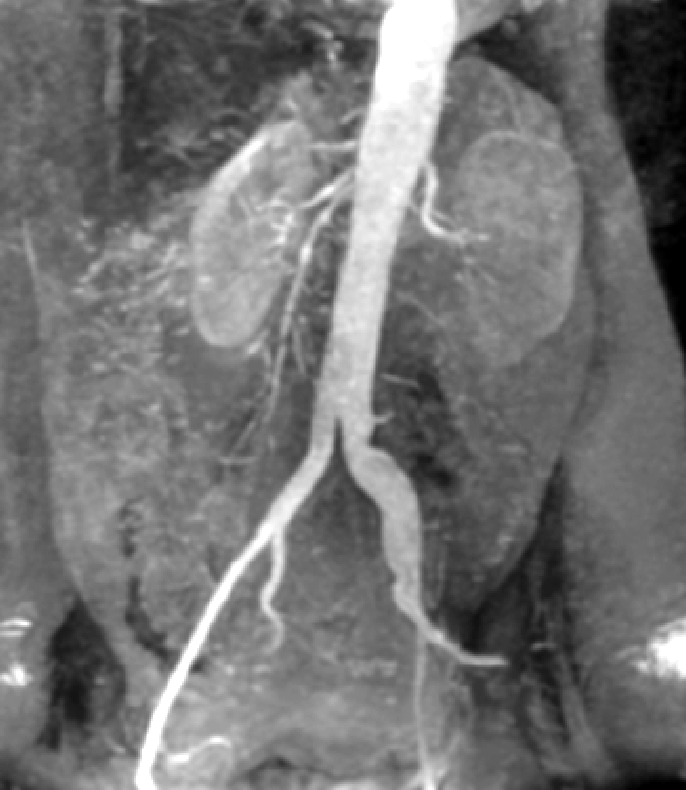
%> input picture 第六次实验/Fig0235(c)(kidney_original).tif, 686 x 790 px
$ octave p6_02.m   (GNU Octave 9; MATLAB toolbox functions it lacks are replaced by stand-ins)
%> lines starting %> are read from the running program, lines starting %| are printed output that depends on the picture; in (x1, y1, x2, y2) boxes, pixels count from 0 and x2, y2 are one past the last pixel; in counts of white or black regions, pixels touching at a corner belong together; the program's own positions count from 1
### 第六次实验/Sobeledge.m
%Sobel边缘检测
%输入参数为图像数据ima，阈值T
%输出参数为Sobel梯度数据A，二值图像数据imbw
function [G,imbw] = Sobeledge(ima,T)
mask = [-1,-2,-1;0,0,0;1,2,1];
Gx = imfilter(ima,mask);
Gy = imfilter(ima,mask');
G = abs(Gx)+abs(Gy);
imbw = zeros(size(ima));
imbw(G>T) = 1;
return;

### 第六次实验/p6_02.m
%结合平滑与阈值化的边缘检测
WH = 2;
WL = 3;
ima = imread('Fig0235(c)(kidney_original).tif');
%> ima is the input picture: size 790x686 uint8; min 0, max 255, mean 115.1
subplot(WH,WL,1);
imshow(ima);
title('原图像');

T = 80;
[G1,imbw1] = Sobeledge(ima,T);
%> in Sobeledge, `Gx = imfilter(ima,mask);`:
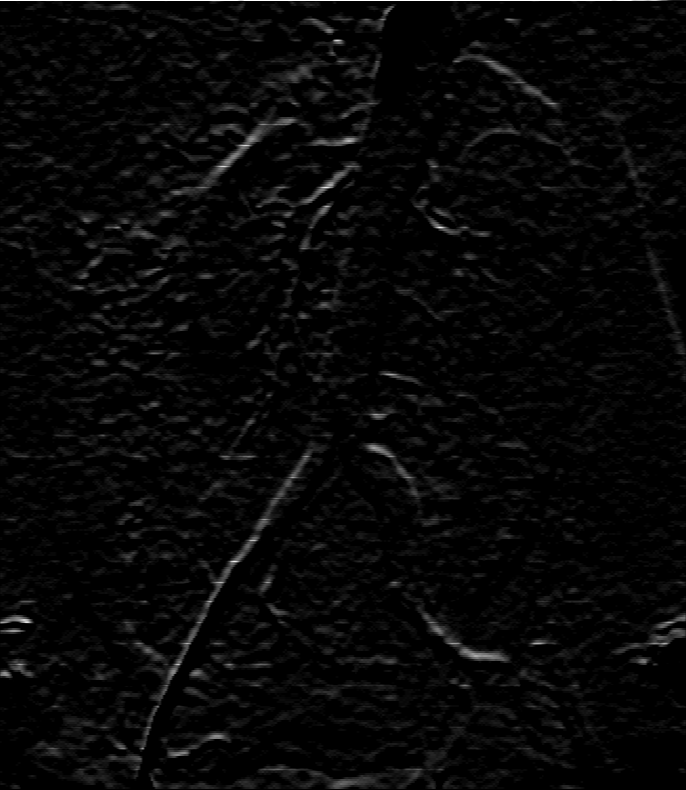
%> Gx: size 790x686 uint8; min 0, max 255, mean 7.4
%> in Sobeledge, `Gy = imfilter(ima,mask');`:
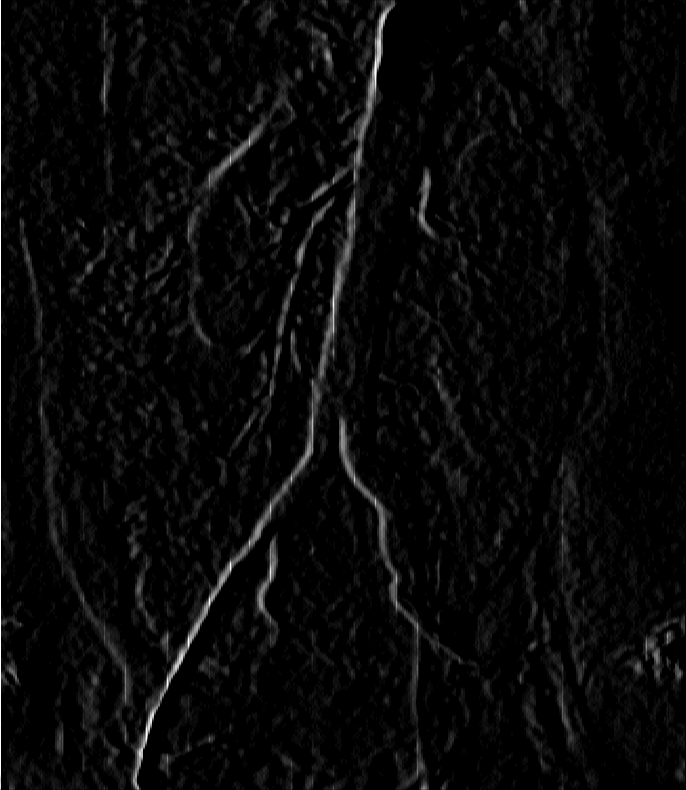
%> Gy: size 790x686 uint8; min 0, max 255, mean 8.5
%> in Sobeledge, `G = abs(Gx)+abs(Gy);`:
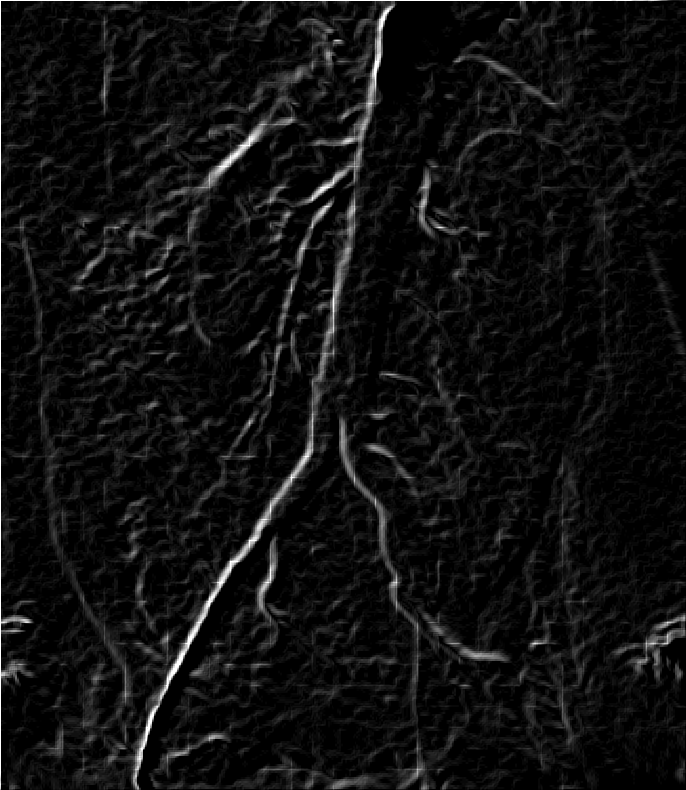
%> G: size 790x686 uint8; min 0, max 255, mean 15.9
%> in Sobeledge, `imbw(G>T) = 1;`:
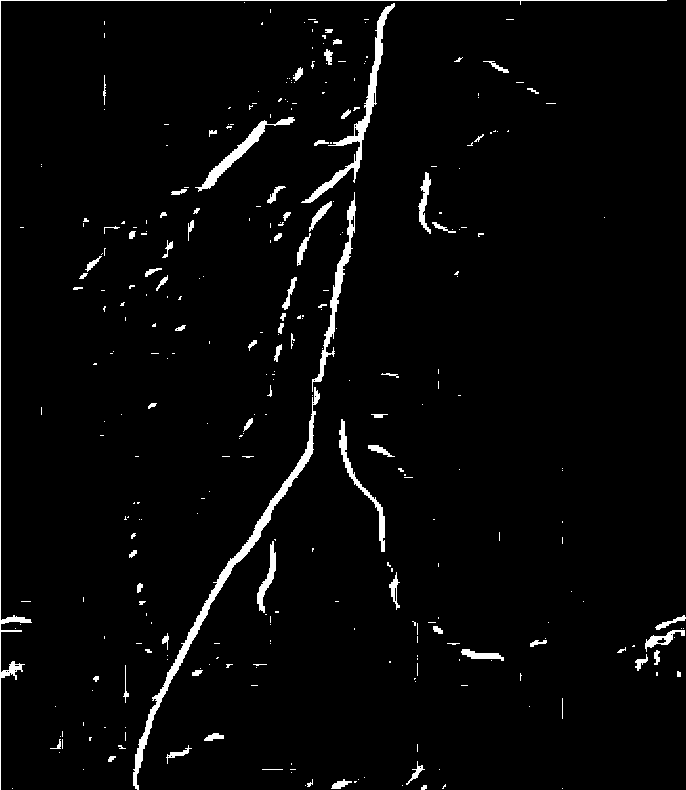
%> imbw: size 790x686 double; values 0 (black) and 1 (white), 2.9% white; 325 white regions (246 under 20 px), largest, box (x1, y1, x2, y2) and area: (133, 387, 320, 790) 2922, (0, 0, 667, 790) 1843, (301, 3, 395, 203) 1730
subplot(WH,WL,2);
imshow(uint8(G1));
title('Sobel梯度图');
subplot(WH,WL,3);
imshow(imbw1);
title('二值图像');
H = [1,2,1;2,4,2;1,2,1]/16;
imb = imfilter(ima,H);
subplot(WH,WL,4);
imshow(imb);
title('平滑处理后图像');
[G2,imbw2] = Sobeledge(imb,T);
%> call 2 of Sobeledge, with T = 80
%> in Sobeledge (call 2), `imbw(G>T) = 1;`:
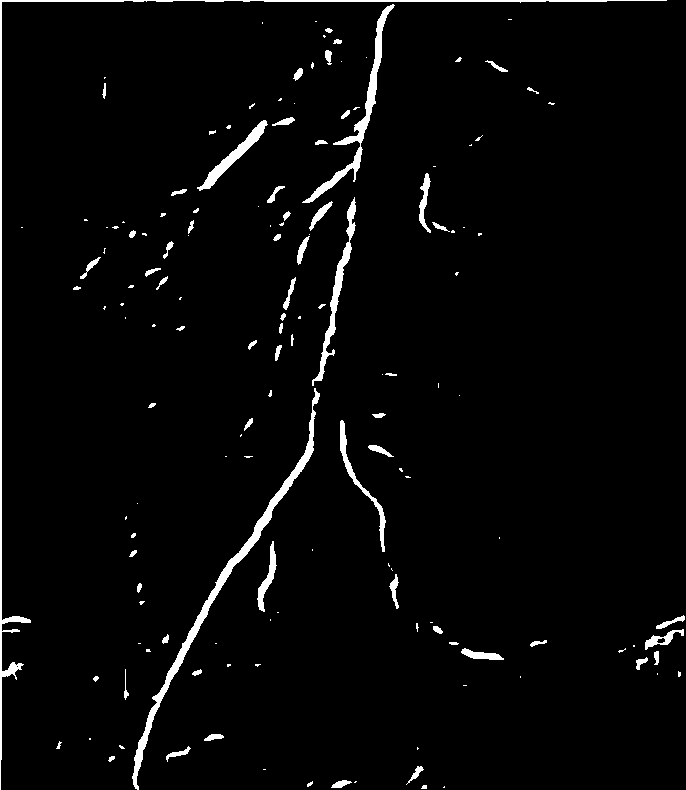
%> imbw: size 790x686 double; values 0 (black) and 1 (white), 2.9% white; 150 white regions (80 under 20 px), largest, box (x1, y1, x2, y2) and area: (0, 0, 667, 790) 3095, (132, 388, 320, 790) 3007, (302, 4, 395, 203) 1704
subplot(WH,WL,5);
imshow(uint8(G2));
title('平滑处理后Sobel梯度图');
subplot(WH,WL,6);
imshow(imbw2);
title('平滑处理后二值图像');
